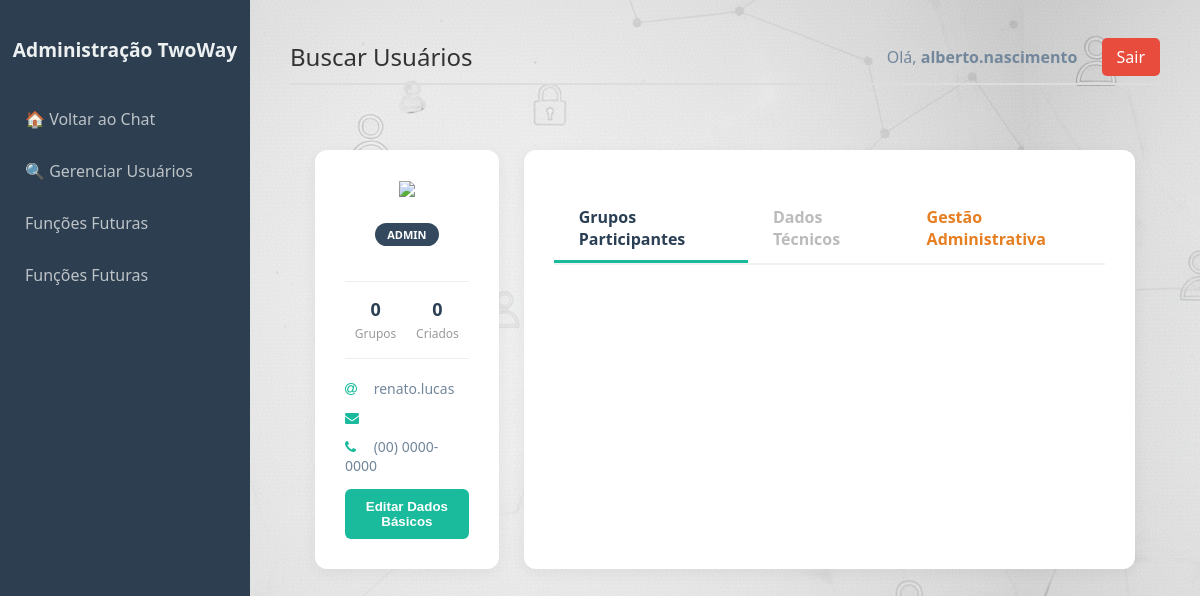
The app's page /pages/profile_user/index.php?id=7 (signed in) with its own data.
### tables this page shows
CREATE TABLE `usuarios` (
  `id` int(11) NOT NULL AUTO_INCREMENT,
  `nome_completo` varchar(255) NOT NULL,
  `username` varchar(50) NOT NULL,
  `email` varchar(100) DEFAULT NULL,
  `telefone` varchar(20) DEFAULT NULL,
  `password_hash` varchar(255) NOT NULL,
  `nivel_acesso` enum('admin','usuario') DEFAULT 'usuario',
  `status` tinyint(1) DEFAULT 1,
  `data_cadastro` timestamp NOT NULL DEFAULT current_timestamp(),
  PRIMARY KEY (`id`),
  UNIQUE KEY `username` (`username`),
  UNIQUE KEY `email` (`email`)
);

### pages/profile_user/index.php (the view, shortened to what this page needs)
<?php
include '../../engine/config.php';
$usuario_id = isset($_GET['id']) ? intval($_GET['id']) : null;
$stmt = $conn->prepare("SELECT * FROM usuarios WHERE id = ?");
$stmt->bind_param("i", $usuario_id);
$stmt->execute();
$usuario = $stmt->get_result()->fetch_assoc();
$sql_grupos = "SELECT g.*, gm.is_admin, gm.joined_at
               FROM grupos g
               JOIN grupo_membros gm ON g.id = gm.grupo_id
               WHERE gm.usuario_id = ?";
$stmt_g = $conn->prepare($sql_grupos);
$stmt_g->bind_param("i", $usuario_id);
$stmt_g->execute();
$meus_grupos = $stmt_g->get_result();
$stmt_c = $conn->prepare("SELECT COUNT(*) as total FROM grupos WHERE criador_id = ?");
$stmt_c->bind_param("i", $usuario_id);
$stmt_c->execute();
$criados_count = $stmt_c->get_result()->fetch_assoc()['total'];
?>
<!DOCTYPE html>
<html lang="pt-br">
<head>
    <link rel="stylesheet" href="../../styles/profile/styles.css">
    <link rel="stylesheet" href="../../styles/search_users/styles.css">
    <link rel="stylesheet" href="https://cdnjs.cloudflare.com/ajax/libs/font-awesome/4.7.0/css/font-awesome.min.css">
</head>
<body>
    <div class="sidebar">
        <h2>Administração TwoWay</h2>
        <a href="../chat/chat.php">🏠 Voltar ao Chat</a>
        <a href="../search_users/index.php">🔍 Gerenciar Usuários</a>
        <a href="#">Funções Futuras</a>
        <a href="#">Funções Futuras</a>
    </div>
    <div class="main-content">
        <div class="header">
            <div class="welcome-msg">
                Buscar Usuários<strong>  <?php echo htmlspecialchars($usuario['nome_completo']); ?></strong>
            </div>
            <div>
                <span style="margin-right: 20px;">Olá, <strong><?php echo $_SESSION['username']; ?></strong></span>
                <a href="../../logout.php" class="btn-logout">Sair</a>
            </div>
        </div>
<div class="main-wrapper">
    <div class="content-layout">
        <aside class="sidebar-profile">
            <div class="profile-card">
                <img src="../../<?php echo $g['profile_pic']; ?>">
                <span class="badge-role <?php echo $usuario['nivel_acesso']; ?>">
                    <?php echo strtoupper($usuario['nivel_acesso']); ?>
                </span>
                <div class="quick-stats">
                    <div class="stat-box">
                        <strong><?php echo $meus_grupos->num_rows; ?></strong>
                        <span>Grupos</span>
                    </div>
                    <div class="stat-box">
                        <strong><?php echo $criados_count; ?></strong>
                        <span>Criados</span>
                    </div>
                </div>
                <ul class="contact-list">
                    <li><i class="fa fa-at"></i> <?php echo $usuario['username']; ?></li>
                    <li><i class="fa fa-envelope"></i> <?php echo $usuario['email']; ?></li>
                    <li><i class="fa fa-phone"></i> <?php echo $usuario['telefone'] ?? '(00) 0000-0000'; ?></li>
                </ul>
                <button class="btn-main-edit">Editar Dados Básicos</button>
            </div>
        </aside>
        <main class="main-tabs">
            <ul class="nav-fichario">
                <li class="tab-link active" onclick="switchTab(event, 'tab-grupos')">Grupos Participantes</li>
                <li class="tab-link" onclick="switchTab(event, 'tab-info')">Dados Técnicos</li>
                <li class="tab-link admin-only" onclick="switchTab(event, 'tab-admin')">Gestão Administrativa</li>
            </ul>
        </main>
    </div>
</div>
                </div>
</body>
</html>

### styles/profile/styles.css (style rules this page uses)
:root { --primary: #1ABB9C; --dark-blue: #2A3F54; --bg: #f7f9fb; --text: #73879C; --white: #ffffff; }
body { font-family: 'Helvetica Neue', sans-serif; background: var(--bg); color: var(--text); margin: 0; }
.main-wrapper { padding: 25px; }
.content-layout { display: flex; gap: 25px; }
.sidebar-profile { flex: 1; max-width: 320px; }
.profile-card { background: var(--white); padding: 30px; border-radius: 12px; box-shadow: 0 4px 15px rgba(0,0,0,0.05); text-align: center; }
.badge-role { display: inline-block; padding: 4px 12px; border-radius: 20px; font-size: 11px; font-weight: bold; margin-bottom: 15px; }
.badge-role.admin { background: #34495E; color: #fff; }
.quick-stats { display: flex; justify-content: space-around; margin: 20px 0; border-top: 1px solid #eee; border-bottom: 1px solid #eee; padding: 15px 0; }
.stat-box strong { display: block; font-size: 18px; color: var(--dark-blue); }
.stat-box span { font-size: 12px; color: #999; }
.contact-list { text-align: left; list-style: none; padding: 0; font-size: 14px; }
.contact-list li { margin-bottom: 10px; }
.contact-list i { color: var(--primary); width: 25px; }
.btn-main-edit { width: 100%; background: var(--primary); color: white; border: none; padding: 10px; border-radius: 6px; cursor: pointer; font-weight: bold; }
.main-tabs { flex: 3; background: var(--white); padding: 30px; border-radius: 12px; box-shadow: 0 4px 15px rgba(0,0,0,0.05); }
.nav-fichario { display: flex; list-style: none; padding: 0; margin-bottom: 30px; border-bottom: 2px solid #f1f1f1; }
.tab-link { padding: 10px 25px; cursor: pointer; font-weight: bold; border-bottom: 3px solid transparent; color: #bbb; transition: 0.3s; }
.tab-link.active { border-bottom: 3px solid var(--primary); color: var(--dark-blue); }
.tab-link.admin-only { color: #E67E22; }

### styles/search_users/styles.css (style rules this page uses)
body { font-family: 'Segoe UI', Tahoma, Geneva, Verdana, sans-serif; background-color: #f4f7f6; margin: 0; display: flex; background-image: url(../../images/Buscuser.png); }
.sidebar { width: 250px; height: 100vh; background-color: #2c3e50; color: white; position: fixed; padding-top: 20px; }
.sidebar h2 { text-align: center; font-size: 1.2rem; margin-bottom: 30px; color: #ecf0f1; }
.sidebar a { display: block; color: #bdc3c7; padding: 15px 25px; text-decoration: none; transition: 0.3s; }
.main-content { margin-left: 250px; padding: 40px; width: 100%; background-size: cover; }
.header { display: flex; justify-content: space-between; align-items: center; margin-bottom: 40px; border-bottom: 2px solid #ddd; padding-bottom: 10px; }
.welcome-msg { font-size: 1.5rem; color: #333; }
.btn-logout { background-color: #e74c3c; color: white; padding: 8px 15px; text-decoration: none; border-radius: 5px; }

### records on screen
usuarios: nivel_acesso "ADMIN", username "renato.lucas", telefone "(00) 0000-0000"

### other values on screen
$_SESSION['username'] "alberto.nascimento"
$meus_grupos->num_rows "0"
$criados_count "0"
